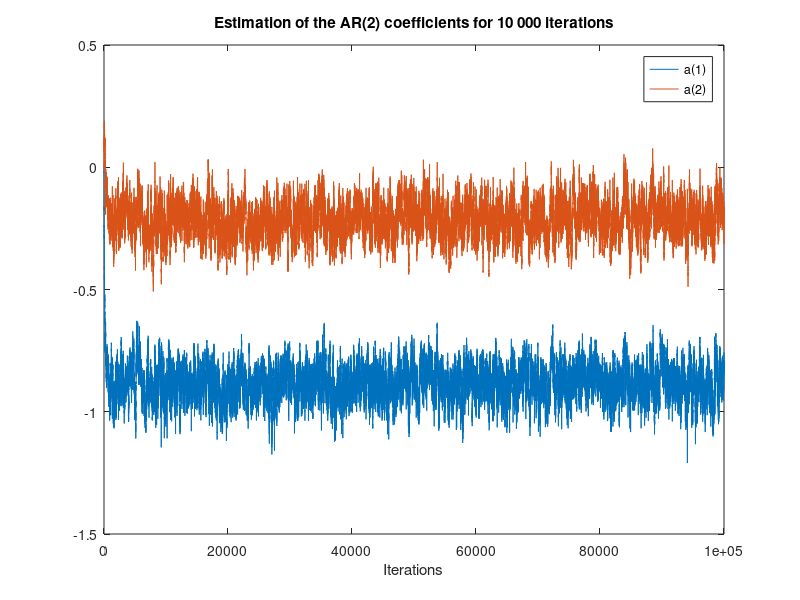

Here is the MATLAB script that generated this plot:
clear
close all

%% 4.4 IDENTIFICATION OF AR PROCESSES

%% Parameters

a = [1 0.9 0.2];
b = 1;
N = 1E5;
mu = 0.01;
number_of_taps = 3;
Nw = 2;

%% Signals

nu = randn(N,1);

%% Synthesis

x = filter(b, a, nu);

%% Analysis

a_hat = zeros(Nw,N);

for i = Nw+1:N;
    y(i) = a_hat(:,i)' * x(i-1:-1:i-Nw);
    e(i) = x(i) - y(i);
    a_hat(:,i+1) = a_hat(:,i) + mu*e(i)*x(i-1:-1:i-Nw);
end

a_hat = a_hat(:, (1:N));
plot(a_hat')
legend('a(1)', 'a(2)');
xlabel('Iterations');
title('Estimation of the AR(2) coefficients for 10 000 iterations');
